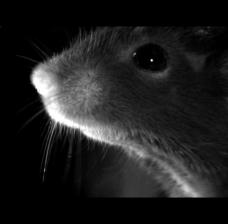
#> input picture ViT-pytorch/Registration/img9799_pad_rescale_augmented.jpg, 228 x 224 px
$ jupyter execute 'Data augmentation.ipynb'
#> lines starting #> are read from the running program, lines starting #| are printed output that depends on the picture
[cell 1]
import numpy as np
from skimage import io
from skimage.transform import resize


# Load the target image
image = io.imread('img9799_pad_rescale_augmented.jpg') #change as needed to generate images for testing registration
#> image is the input picture: shape (224, 228, 3); min 0, max 255, mean 30.4
image = image[:, :, :3]  # Ensure it's a 3-channel image

# Define the shift amounts for upward and leftward shifts
up_shift = 20  # Number of pixels to shift up
left_shift = 20  # Number of pixels to shift left

# Pad the image first to accommodate the shift
padded_image = np.pad(image, ((up_shift, 0), (left_shift, 0), (0, 0)), 'constant')
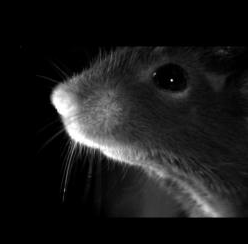
#> padded_image: shape (244, 248, 3); min 0, max 255, mean 25.7

# Now move the image data to the new location in the padded array
new_image = padded_image[:-up_shift, :-left_shift, :]
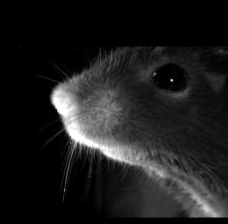
#> new_image: shape (224, 228, 3); min 0, max 255, mean 29.3

# Resize the shifted image back to 224x224 pixels to maintain the target size
final_image = resize(new_image, (224, 224), anti_aliasing=True)

# Save the modified image
io.imsave('Shifted_Target_img_224x224_L.jpg', (final_image * 255).astype(np.uint8))  # Convert back to uint8

[cell 2]
# Load the target image
image = io.imread('Target_img9160_pad_rescale_augmented.jpg')
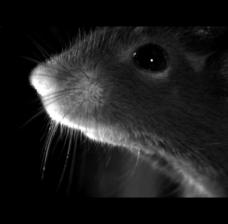
#> input picture ViT-pytorch/Registration/Target_img9160_pad_rescale_augmented.jpg, 228 x 224 px
#> image is the input picture: shape (224, 228, 3); min 0, max 255, mean 29.5
image = image[:, :, :3]  # Ensure it's a 3-channel image

# Define the shift amounts for downward and rightward shifts
down_shift = 20  # Number of pixels to shift down
right_shift = 20  # Number of pixels to shift right

# Pad the image first to accommodate the shift
# Pad on the opposite sides from before (bottom and right instead of top and left)
padded_image = np.pad(image, ((0, down_shift), (0, right_shift), (0, 0)), 'constant')
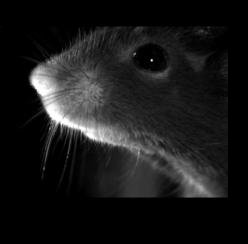
#> padded_image: shape (244, 248, 3); min 0, max 255, mean 24.9

# Since the padding adds to the bottom and right, remove the top and left parts of the image to shift it
shifted_image = padded_image[down_shift:, right_shift:, :]
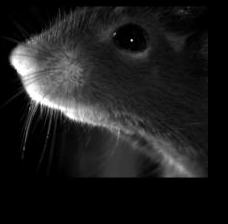
#> shifted_image: shape (224, 228, 3); min 0, max 255, mean 29.5

# Resize the shifted image back to 224x224 pixels to maintain the target size
final_image = resize(shifted_image, (224, 224), anti_aliasing=True)

# Save the modified image
io.imsave('Shifted_Target_img_224x224_R.jpg', (final_image * 255).astype(np.uint8))  # Convert back to uint8

enlargen image

[cell 3]
# Load the image
image = io.imread('Target_img9160_pad_rescale_augmented.jpg')

# Define the enlargement by cropping less aggressively
crop_margin = int(0.05 * image.shape[0])  # 5% from each side
#> crop_margin = 11

# Calculate new boundaries for cropping
start_row = crop_margin
#> start_row = 11
end_row = image.shape[0] - crop_margin
#> end_row = 213
start_col = crop_margin
#> start_col = 11
end_col = image.shape[1] - crop_margin
#> end_col = 217

# Crop the image for enlargement
cropped_image = image[start_row:end_row, start_col:end_col]
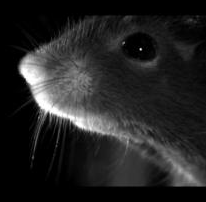
#> cropped_image: shape (202, 206, 3); min 0, max 255, mean 35.4

# Define the shift amounts for downward and rightward shifts (e.g., 5% of the new dimensions)
down_shift = int(0.05 * cropped_image.shape[0])
#> down_shift = 10
right_shift = int(0.05 * cropped_image.shape[1])
#> right_shift = 10

# Pad the cropped image on the bottom and right for shifting
padded_image = np.pad(cropped_image, ((0, down_shift), (0, right_shift), (0, 0)), 'constant')
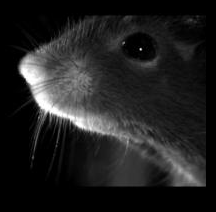
#> padded_image: shape (212, 216, 3); min 0, max 255, mean 32.2

# Remove the top and left parts of the padded image to effect the shift
final_image = padded_image[down_shift:, right_shift:, :]
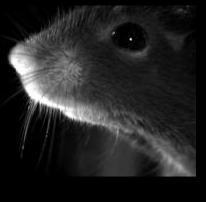
#> final_image: shape (202, 206, 3); min 0, max 255, mean 35.4

# Resize back to the original size of 224x224 pixels
resized_image = resize(final_image, (224, 224), anti_aliasing=True)

# Save the modified image
io.imsave('modified_image.jpg', (resized_image * 255).astype(np.uint8))  # Convert back to uint8

#move and enlarge

[cell 4]
# Load the image
image = io.imread('Target_img9160_pad_rescale_augmented.jpg')

# Define the enlargement by cropping less aggressively
crop_margin = int(0.05 * image.shape[0])  # 5% from each side

# Calculate new boundaries for cropping
start_row = crop_margin
end_row = image.shape[0] - crop_margin
start_col = crop_margin
end_col = image.shape[1] - crop_margin

# Crop the image for enlargement
cropped_image = image[start_row:end_row, start_col:end_col]

# Define the shift amounts for downward and rightward shifts (e.g., 5% of the new dimensions)
down_shift = int(0.05 * cropped_image.shape[0])
right_shift = int(0.05 * cropped_image.shape[1])

# Pad the cropped image on the bottom and right for shifting
padded_image = np.pad(cropped_image, ((0, down_shift), (0, right_shift), (0, 0)), 'constant')

# Remove the top and left parts of the padded image to effect the shift
final_image = padded_image[down_shift:, right_shift:, :]

# Resize back to the original size if needed
resized_image = resize(final_image, (224, 224), anti_aliasing=True)

# Save the modified image
io.imsave('modified_image.jpg', (resized_image * 255).astype(np.uint8))  # Convert back to uint8

Make image smaller

[cell 5]
# Load the image
image = io.imread('Target_img9160_pad_rescale_augmented.jpg')

# Define target size and calculate the scale factor to make the image smaller
target_size = (224, 224)  # Target dimensions
scale_factor = 0.9  # Adjust scale factor as needed to make the image slightly smaller

# Calculate new dimensions based on the scale factor
new_width = int(image.shape[1] * scale_factor)
#> new_width = 205
new_height = int(image.shape[0] * scale_factor)
#> new_height = 201

# Resize the image to the new dimensions
smaller_image = resize(image, (new_height, new_width), anti_aliasing=True)

# Calculate padding to center the image within the target size
padding_height = (target_size[0] - new_height) // 2
#> padding_height = 11
padding_width = (target_size[1] - new_width) // 2
#> padding_width = 9

# Apply padding to the smaller image to make it 224x224
padded_image = np.pad(
    smaller_image,
    ((padding_height, target_size[0] - new_height - padding_height),
     (padding_width, target_size[1] - new_width - padding_width),
     (0, 0)),
    'constant', constant_values=0)
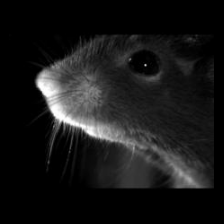
#> padded_image: shape (224, 224, 3) float64; min 0, max 1, mean 0.0951

# Save the modified image
io.imsave('final_image_224x224.jpg', (padded_image * 255).astype(np.uint8))  # Convert back to uint8

Resizing the rotated images

[cell 6]
# Load the image
image_path = 'Target_img9160_pad_rescale_augmented.jpg'  # Replace with your image path #make sure to place the image of interest in the Registration folder.
image = io.imread(image_path)

# Resize the image to 224x224 pixels
resized_image = resize(image, (224, 224), anti_aliasing=True)

# Save the resized image
io.imsave('resized_image_224x224.jpg', (resized_image * 255).astype(np.uint8))  # Convert back to uint8 if needed
